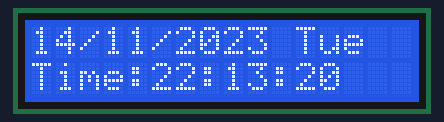
A sketch run on a simulated Arduino Uno, built with avr-gcc and run on an emulated ATmega328P. Parts: 16×2 character LCD. The local clock reads 2024-03-15 10:24:30 at power-on unless the sketch sets it.

Above: at 0.1 s.
At 5.1 s:
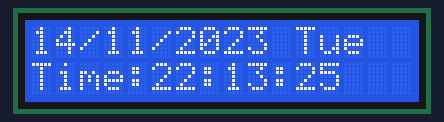
At 10.1 s:
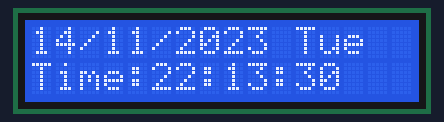
At 20.1 s:
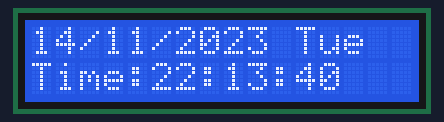
At 30.1 s:
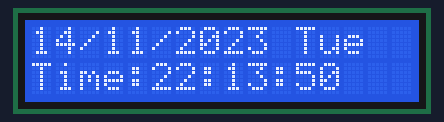
At 39.1 s:
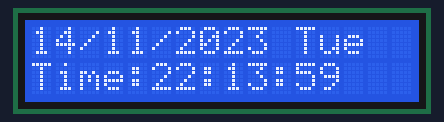

Measured:
- what the display in image 1 shows lasts 1.0 s, from 5.0 s to 6.0 s

The sketch:

clock_00.ino
```cpp
#include <Wire.h>
#include <LiquidCrystal.h>
#include "RTClib.h"

DateTime now;
char daysOfTheWeek[7][12] = {"Sun", "Mon", "Tue", "Wed", "Thu", "Fri", "Sat"};

RTC_DS3231 rtc;
LiquidCrystal lcd(2, 3, 4, 5, 6, 7); // (rs, e, d4, d5, d6, d7)

void showDate(void);
void showTime(void);
void showDay(void);


void setup ()
{
  Serial.begin(9600);
  lcd.begin(16,2);
  //delay(2000);
  if (! rtc.begin())
  {
    Serial.println("Couldn't find RTC Module");
    while (1);
  }

  if (rtc.lostPower())
  {
    Serial.println("RTC lost power, lets set the time!");
    rtc.adjust(DateTime(F(__DATE__), F(__TIME__)));
  }
  rtc.adjust(DateTime(F(__DATE__), F(__TIME__)));
}

void loop ()
{
  now = rtc.now();
  showDate();
  showDay();
  showTime();
}


 void showDate()
 {
  lcd.setCursor(0,0);
  lcd.print(now.day());
  lcd.print('/');
  lcd.print(now.month());
  lcd.print('/');
  lcd.print(now.year());
 }
 void showDay()
 {
  lcd.setCursor(11,0);
  lcd.print(daysOfTheWeek[now.dayOfTheWeek()]);
 }
 void showTime()
 {
  lcd.setCursor(0,1);
  lcd.print("Time:");
  lcd.print(now.hour());
  lcd.print(':');
  lcd.print(now.minute());
  lcd.print(':');
  lcd.print(now.second());
  lcd.print("    ");
 }
```
